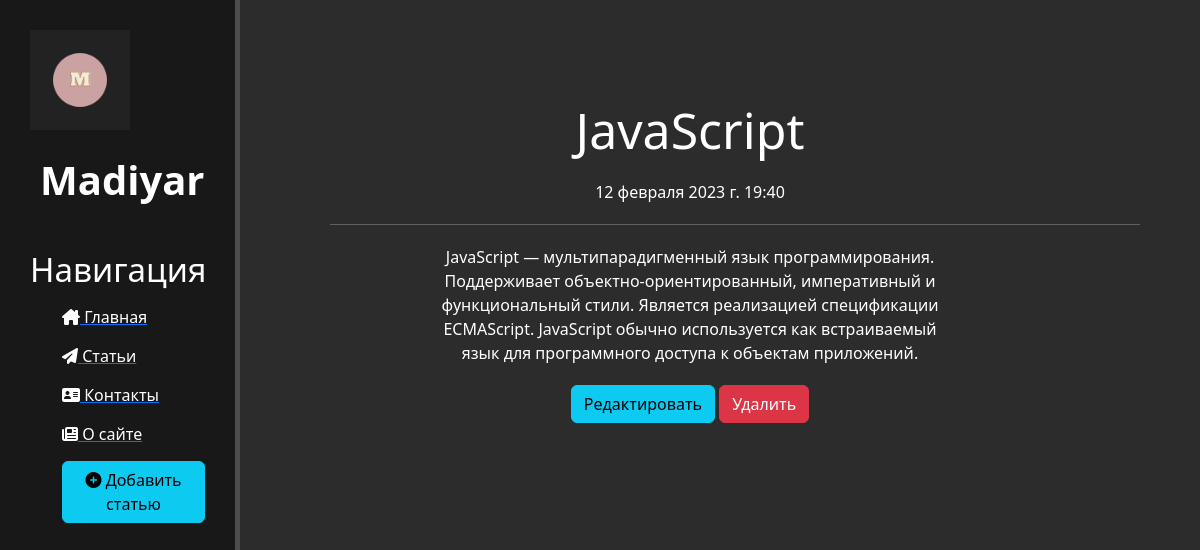
/news/5, run on the app's committed database.
### news/models.py (models this page shows, shortened)
class Articles(models.Model):
    title = models.CharField('Название', max_length=50)
    anons = models.CharField('Анонс', max_length=250)
    full_text = models.TextField('Статья')
    date = models.DateTimeField('Дата и время публикации')
    class Meta:
        verbose_name = 'Новость'
        verbose_name_plural = 'Новости'

### news/views.py (the view)
# urls.py: path('<int:pk>', views.NewDetailView.as_view(), name='news_detail'),
class NewDetailView(DetailView):
    model = Articles
    template_name = 'news/details_view.html'
    context_object_name = 'article'

### news/templates/news/details_view.html (shortened to what this page needs)
{% extends 'main/base.html' %}
{% block content %}
    <div class="features">
        <h1>{{ article.title }}</h1>
        <p>{{ article.date }}</p>
        <hr class="line">
        <p>{{ article.full_text }}</p>
        <a href="{% url 'news_update' article.id %}" class="btn btn-info">Редактировать</a>
        <a href="{% url 'news_delete' article.id %}" class="btn btn-danger">Удалить</a>
    </div>
{% endblock %}

### main/static/main/css/main.css (style rules this page uses)
body { background: #2c2c2c; }
main .features { float: left; color: #fff; margin-top: 100px; text-align: center; width: 75%; }
main .features h1 { font-size: 50px; }
main .features p { max-width: 500px; margin: 20px auto; }
main .line { display: block; margin-left: 90px; }

### data on the page
Articles: title "JavaScript", date "12 февраля 2023 г. 19:40", full_text "JavaScript — мультипарадигменный язык программирования. Поддерживает объектно-ориентированный, императивный и функциональный стили. Является реализацией спецификации ECMAScript. JavaScript обычно используется как встраиваемый язык для программного доступа к объектам приложений."
